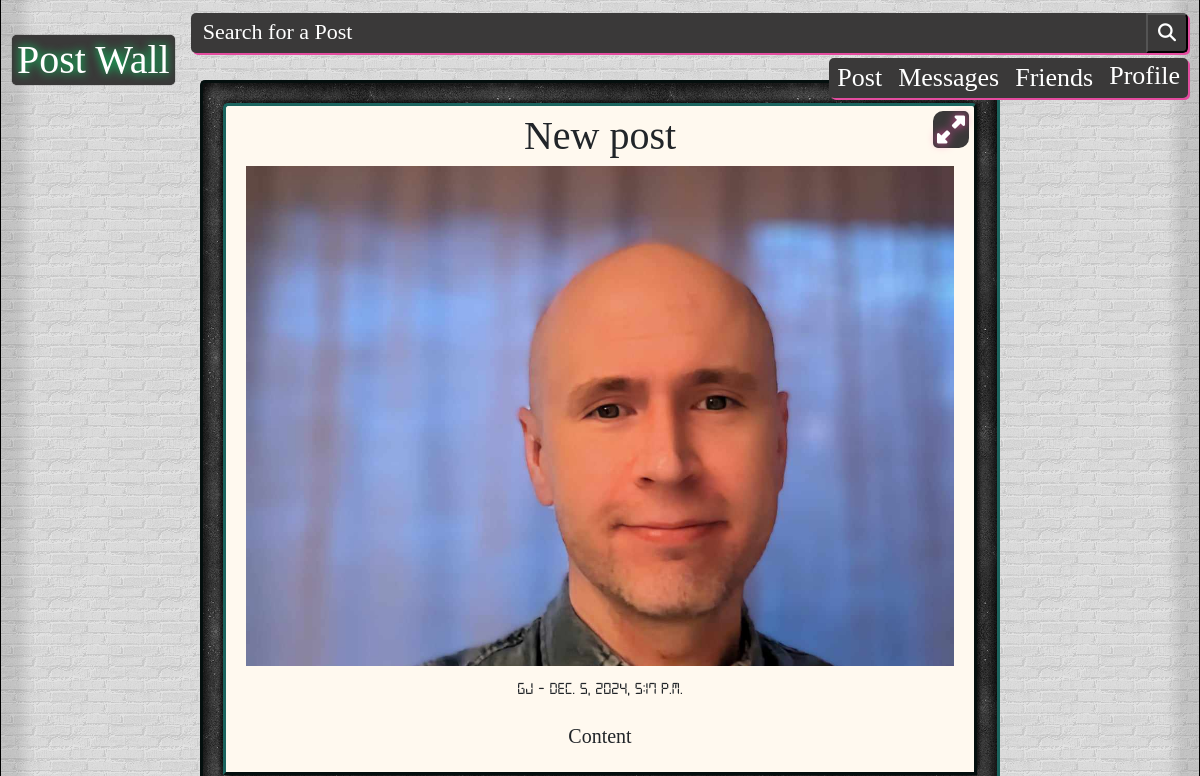
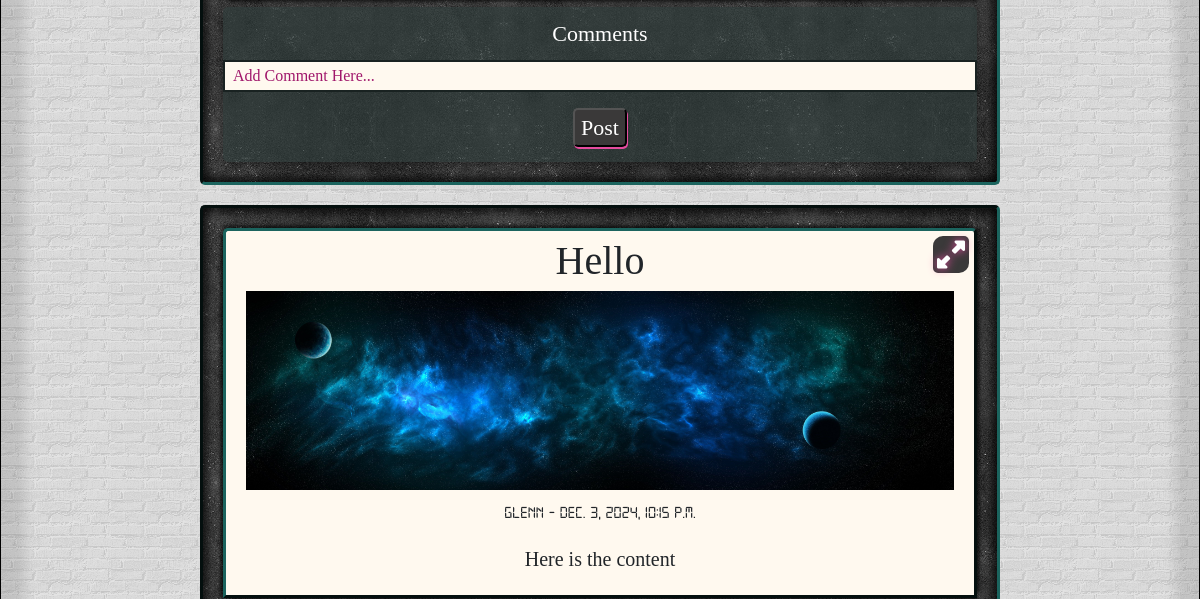
/ (upper part), run on an earlier commit of the app's database (2 pictures, top to bottom).
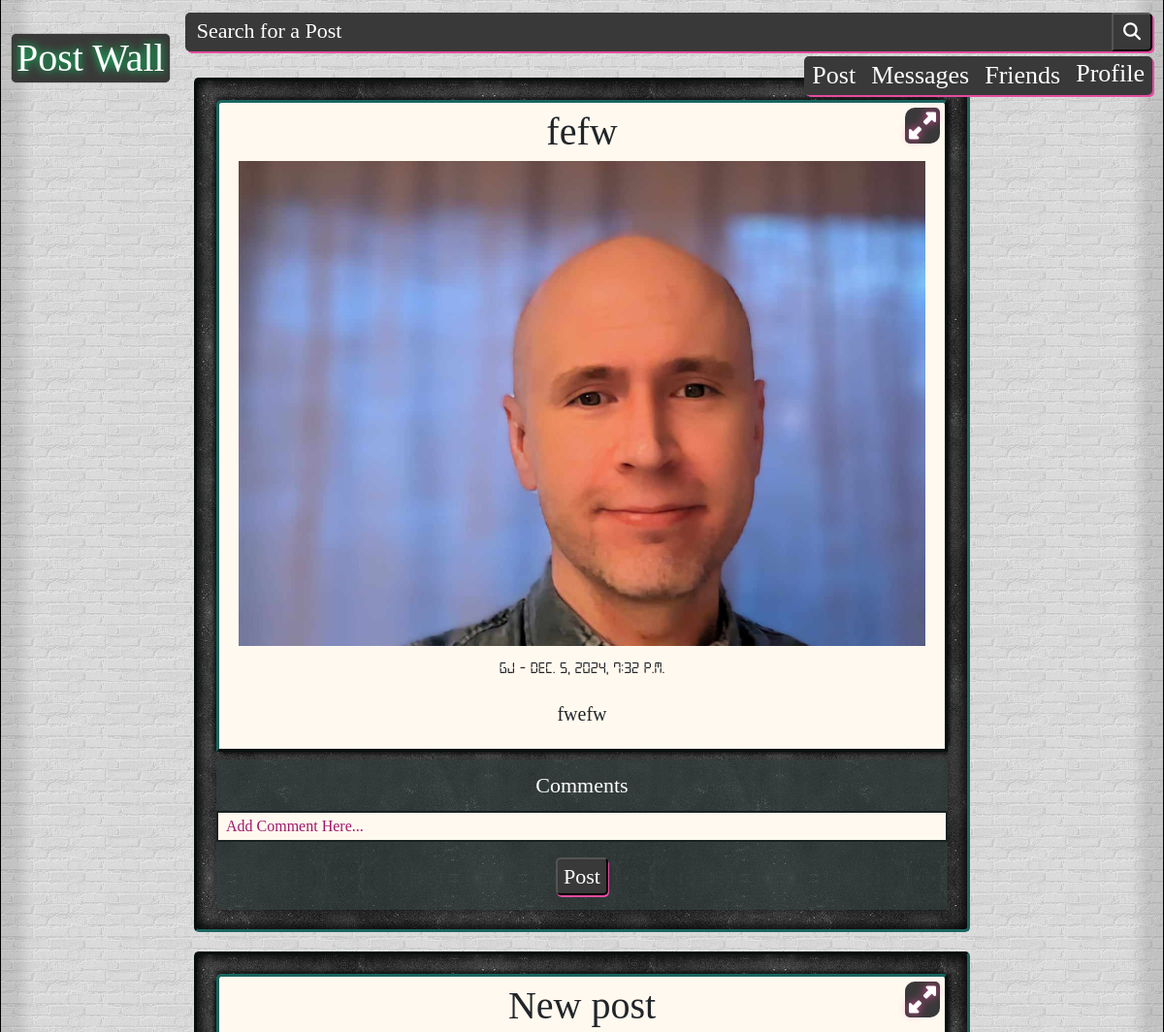
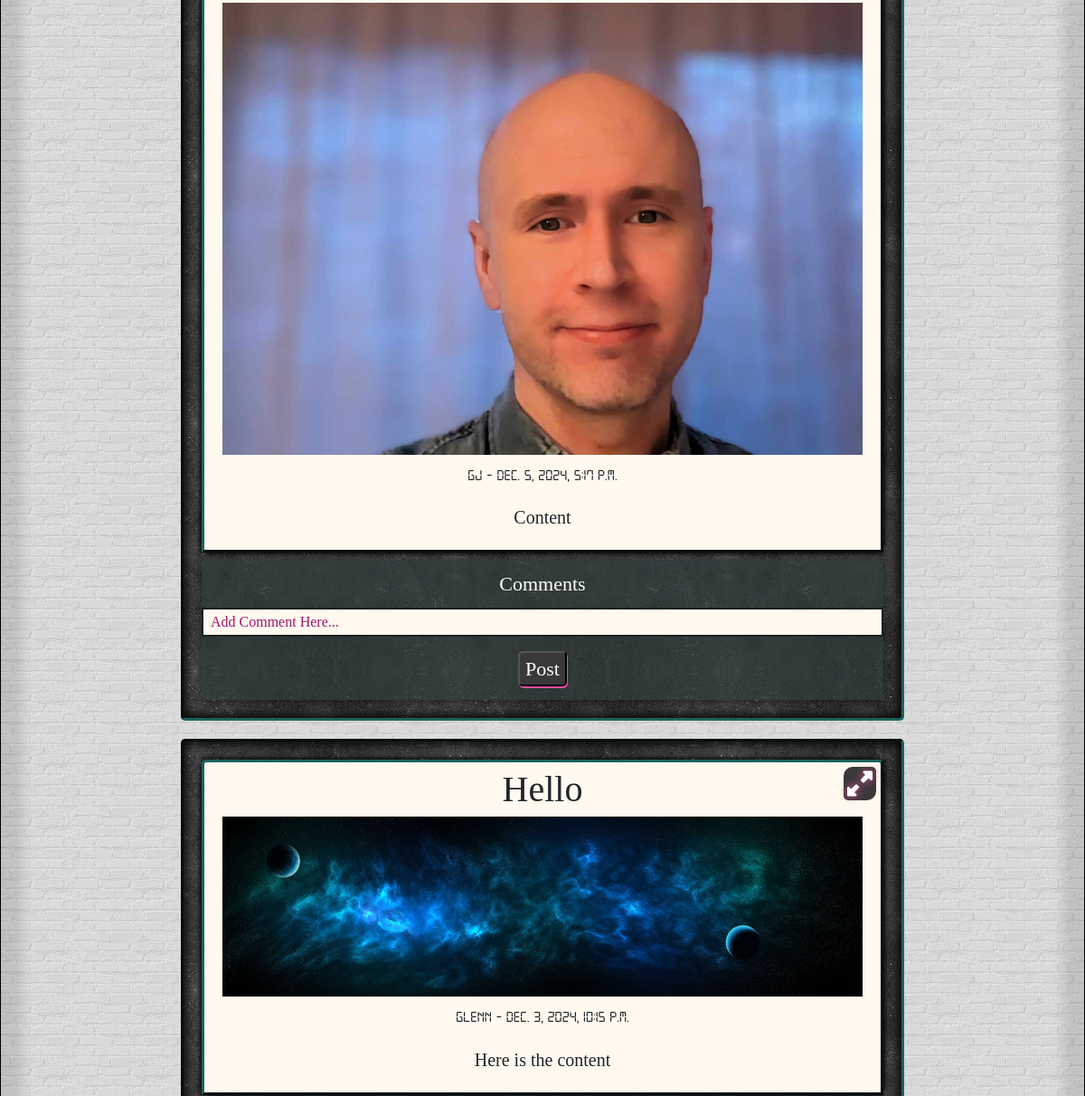
And on a later commit of the database (2 pictures, top to bottom).
### blog/models.py (models this page shows, shortened)
class Post(models.Model):
    user            = models.ForeignKey(Profile, on_delete=models.CASCADE, related_name='posts')
    title           = models.CharField(max_length=50)
    img             = models.ImageField(upload_to='img/posts', blank=True, null=True)
    content         = models.TextField()
    created_at      = models.DateTimeField(default=timezone.now)
    updated_at      = models.DateTimeField(auto_now=True)
    is_published    = models.BooleanField(default=True)
    def short_content(self):
        return self.content[:100]

### accounts/models.py (models this page shows, shortened)
class Profile(AbstractBaseUser):
    username          = models.CharField(max_length=50, unique=True)
    first_name        = models.CharField(max_length=50)
    last_name         = models.CharField(max_length=50)
    email             = models.EmailField(max_length=100, unique=True)
    profile_picture   = models.ImageField(blank=True, upload_to='profile/')
    date_joined       = models.DateTimeField(auto_now_add=True)
    last_login        = models.DateTimeField(auto_now=True)
    is_admin          = models.BooleanField(default=False)
    is_staff          = models.BooleanField(default=True)
    is_active         = models.BooleanField(default=True)
    is_inactive       = models.BooleanField(default=True)
    is_published      = models.BooleanField(default=True)
    USERNAME_FIELD    = 'email'
    REQUIRED_FIELDS   = ['username', 'first_name', 'last_name']
    objects = ProfileManager()

### blog/views.py (the view)
# urls.py: path('', views.postwall, name='postwall'),
def postwall(request):
    posts_with_comments = []
    posts = Post.objects.filter(is_published=True).order_by('-created_at')
    for post in posts:
        comments = post.comments.all()
        posts_with_comments.append({'post': post, 'comments': comments})
    context = {
        'posts_with_comments': posts_with_comments,
        'user': request.user,
    }
    return render(request, "postwall.html", context)

### accounts/context_processors.py (called while the page is built)
def profile_context(request):
    profile_picture_url = None
    if request.user.is_authenticated:
        try:
            profile_picture_url = request.user.profile_picture.url if request.user.profile_picture else None
        except Profile.DoesNotExist:
            pass
    return {'profile_picture_url': profile_picture_url}

### templates/postwall.html (shortened to what this page needs)
{% extends 'base.html' %}
{% load static %}
{% block content %}
<div class="brickwall">
    {% if posts_with_comments %}
        {% for item in posts_with_comments %}
            <div class="concrete" data-post-id="{{ item.post.id }}">
                <div class="polaroid">
                    <div class="postwall-link-container">
                        <a href="{% url 'post_detail' item.post.id %}" class="postwall-link">
                        </a>
                    </div>
                    <div class="postwall-title">{{ item.post.title }}</div>
                    <div class="postwall-image-container">
                        {% if item.post.img %}
                            <img class="postwall-image" src="{{ item.post.img.url }}" alt="{{ item.post.title }}">
                        {% endif %}
                    </div>
                    <p class="postwall-meta">{{ item.post.user.username }} - {{ item.post.created_at }}</p>
                    <p class="postwall-content">{{ item.post.short_content }}</p>
                </div>
                <div class="postwall-comments-container">
                    <div class="postwall-comments-header">Comments</div>
                    <form method="post" action="{% url 'add_comment' item.post.id %}" id="comment-form-{{ item.post.id }}">
                        <div class="postwall-form-container">
                            <textarea id="id_textarea" name="comment_text" rows="1" placeholder="Add Comment Here..."
                                onkeypress="handleKeyPress(event, {{ item.post.id }})"></textarea>
                            <div class="postwall-form-button-container">
                                <button type="submit" class="green-button" aria-label="Post comment">
                                    Post
                                </button>
                            </div>
                        </div>
                    </form>
                </div>
            </div>
        {% endfor %}
    {% endif %}
</div>
{% endblock %}

What changed in the data, as far as the page shows it:
added Post: post "fefw", post.img (picture), post.user.username "gj", post.created_at "Dec. 5, 2024, 7:32 p.m.", post.short_content "fwefw", comment_text "Add Comment Here..."
